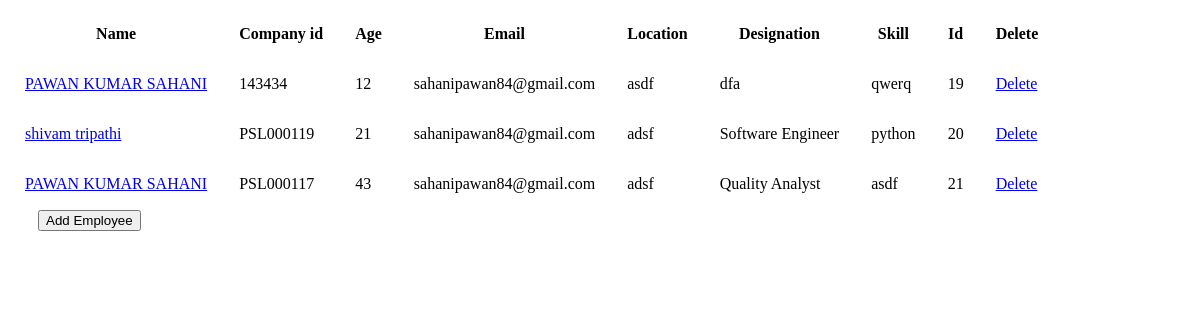
Before: / with the older database file.
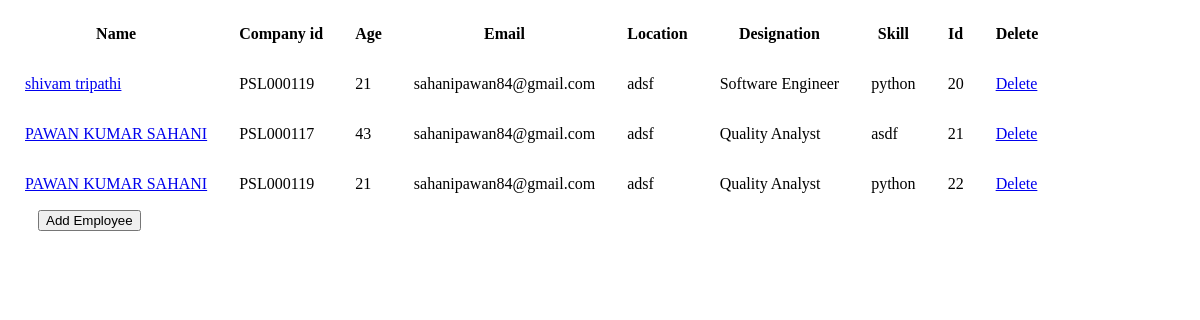
After: the same page with the newer database file.
### employee/models.py (models this page shows)
class Employee(models.Model):
	name        = models.CharField(max_length=100)
	company_id  = models.CharField(max_length=30)
	age         = models.DecimalField(max_digits=3,decimal_places=0)
	email       = models.EmailField(max_length=30)
	location    = models.CharField(max_length=30, blank=True)
	designation = models.CharField(max_length=30)
	skill       = models.CharField(max_length=30)

### employee/views.py (the view)
# urls.py: path('',emp_details_view),
def emp_details_view(request):
	employees = Employee.objects.all()
	context = {
		'employees':employees
	}
	return render(request, "employees/index.html", context)

### employee/templates/employees/index.html
{% extends 'base.html' %}
{% block content_details %}
	<table>
		<tr>
			<th>Name</th>
			<th>Company id</th>
			<th>Age</th>
			<th>Email</th>
			<th>Location</th>
			<th>Designation</th>
			<th>Skill</th>
			<th>Id</th>
			<th>Delete</th>
		</tr>
		{% for emp in employees %}
			<tr>
				<td><a href="update/{{emp.id}}">{{emp.name}}</a></td>
				<td>{{emp.company_id}}</td>
				<td>{{emp.age}}</td>
				<td>{{emp.email}}</td>
				<td>{{emp.location}}</td>
				<td>{{emp.designation}}</td>
				<td>{{emp.skill}}</td>
				<td>{{emp.id}}</td>
				<td><a href="delete/{{emp.id}}">Delete</a></td>
			</tr>
		{% endfor %}
	</table>
	<form style="margin-left: 30px" action="create/"><input type="submit" value="Add Employee"></form>
{% endblock %}

### templates/base.html (shortened to what this page needs)
<!DOCTYPE html>
<html>
<head>
</head>
<body>
	{% block content_details %}
	{% endblock %}
</body>
</html>

### templates/base.html (style rules this page uses)
th, td, h3 { padding: 15px; }

Changed rows visible on the page:
removed Employee: name "PAWAN KUMAR SAHANI", company_id "143434", age "12", email "sahanipawan84@gmail.com", location "asdf", designation "dfa", skill "qwerq", id "19"
added Employee: name "PAWAN KUMAR SAHANI", company_id "PSL000119", age "21", email "sahanipawan84@gmail.com", location "adsf", designation "Quality Analyst", skill "python", id "22"
